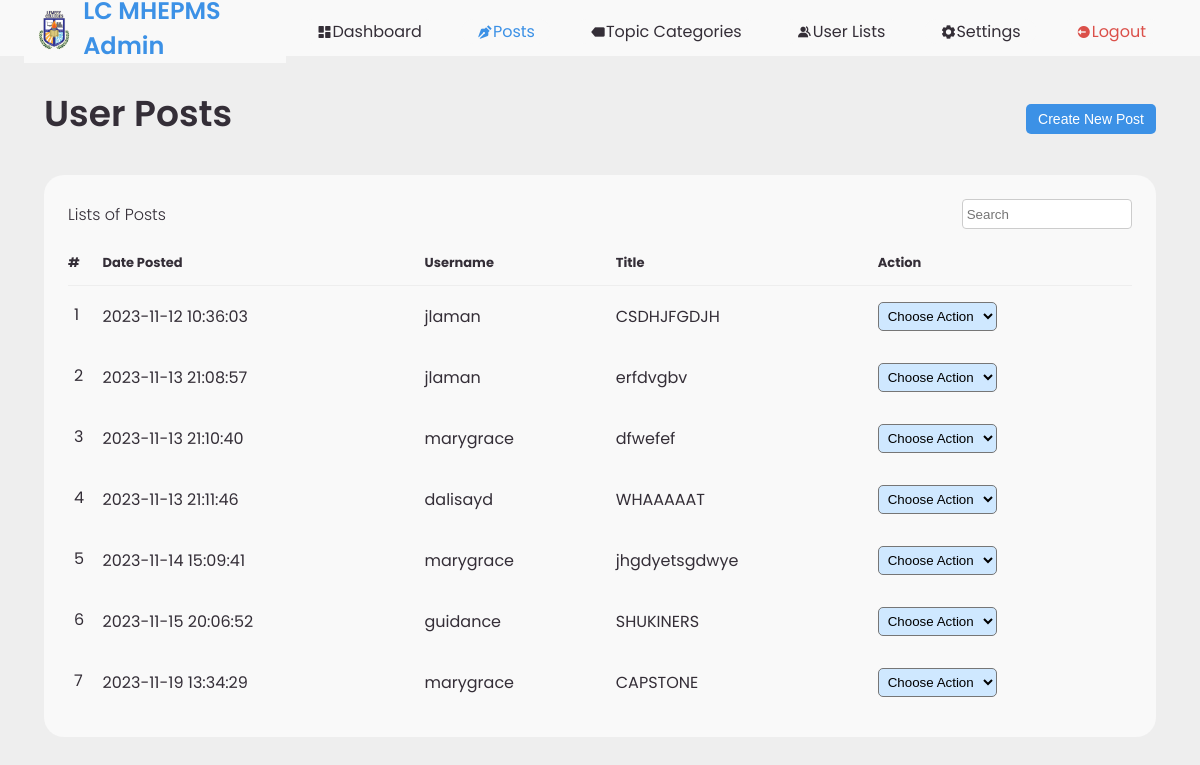
The page /Admin/posts.php on the database its author committed.
### tables this page shows
CREATE TABLE `blogs` (
  `blog_id` int(11) NOT NULL,
  `blog_category` varchar(255) NOT NULL,
  `blog_title` varchar(255) NOT NULL,
  `blog_by` varchar(255) NOT NULL,
  `blog_date` datetime NOT NULL,
  `blog_content` longtext NOT NULL
);

CREATE TABLE `user` (
  `id` int(11) NOT NULL,
  `role` varchar(255) NOT NULL,
  `date_created` varchar(255) NOT NULL,
  `first_name` varchar(255) NOT NULL,
  `last_name` varchar(255) NOT NULL,
  `username` varchar(255) NOT NULL,
  `email` varchar(255) NOT NULL,
  `password` varchar(255) NOT NULL,
  `reset_token` varchar(255) DEFAULT NULL,
  `reset_timestamp` timestamp NOT NULL DEFAULT current_timestamp() ON UPDATE current_timestamp(),
  `profile_photo` varchar(255) DEFAULT NULL
);

### Admin/posts.php (the view, shortened to what this page needs)
<?php
include '../Users/config.php';
$sql = "SELECT b.`blog_id`, b.`blog_date`, u.`username` AS `blog_by`, b.`blog_title`, b.`blog_content`
        FROM `blogs` b
        JOIN `user` u ON b.`blog_by` = u.`username`";
$result = mysqli_query($link, $sql);
?>
<!DOCTYPE html>
<html lang="en">
<head>
    <link href='https://unpkg.com/boxicons@2.0.9/css/boxicons.min.css' rel='stylesheet'>
</head>
<body>
<?php include 'admin_navbar.php'; ?>
<br>
    <section id="content">
        <main>
        <div class="head-title">
				<div class="left">
					<h1>User Posts</h1>
				</div>
                <div class="icon-container">
                    <button class="create-post-btn" onclick="location.href='posts-create.php'">Create New Post</button>
                </div>
			</div>
            <div class="table-data">
                <div class="order">
                    <div class="head">
                        <a>Lists of Posts</a>
                        <div class="icon-container">
                            <input type="text" id="searchInput" class="searchInput" placeholder=" Search" oninput="performSearch()">
                        </div>
                    </div>
                    <table>
                        <thead>
                            <tr>
                                <th>#</th>
                                <th>Date Posted</th>
                                <th>Username</th>
                                <th>Title</th>
                                <th>Action</th>
                            </tr>
                        </thead>
                        <tbody>
                            <?php
                            if(mysqli_num_rows($result) > 0){
                                $counter = 1;
                                while($row = mysqli_fetch_assoc($result)){
                                    echo "<tr>";
                                    echo "<td>" . $counter . "</td>";
                                    echo "<td>" . $row["blog_date"] . "</td>";
                                    echo "<td>" . $row["blog_by"] . "</td>";
                                    echo "<td>" . $row["blog_title"] . "</td>";
                                    echo "<td>";
                                    echo "<div class='dropdown'>";
                                    echo "<form method='post' action='".$_SERVER['PHP_SELF']."' id='deleteForm_" . $row["blog_id"] . "'>";
                                    echo "<select style='background: #CFE8FF; border-radius: 5px; padding: 5px; color: #000;' name='action' onchange='handleAction(this.value, " . $row["blog_id"] . ")'>";
                                    echo "<option value='' selected>Choose Action</option>";
                                    echo "</select>";
                                    echo "</form>";
                                    echo "</div>";
                                    echo "</td>";
                                    echo "</tr>";
                                    $counter++;
                                }
                            } else {
                                echo "<tr><td colspan='6'>No results</td></tr>";
                            }
                            ?>
                        </tbody>
                    </table>
                </div>
            </div>
        </main>
    </section>
</body>
</html>

### Admin/admin_navbar.php (shortened to what this page needs)
<!DOCTYPE html>
<html lang="en">
<head>
    <link href='https://unpkg.com/boxicons@2.0.9/css/boxicons.min.css' rel='stylesheet'>
</head>
<body>
<section id="content">
        <nav>
            <a href="../Users/homepage.php" class="brand">
                <img src="../image/lc.png"  class="logo">
                <span class="text">LC MHEPMS Admin</span>
            </a>
            <ul class="side-menu top">
                <li>
                    <a href="dashboard.php" class="nav-link">
                        <i class='bx bxs-dashboard'></i>
                        <span class="text">Dashboard</span>
                    </a>
                </li>
                <li>
                    <a class="nav-link" href="posts.php">
                        <i class='bx bxs-pen'></i>
                        <span class="text">Posts</span>
                    </a>
                </li>
                <li>
                    <a class="nav-link" href="category.php">
                        <i class='bx bxs-tag'></i>
                        <span class="text">Topic Categories</span>
                    </a>
                </li>
                <li>
                    <a class="nav-link" href="userlist.php">
                        <i class='bx bxs-group'></i>
                        <span class="text">User Lists</span>
                    </a>
                </li>
                <li>
                    <a class="nav-link" href="settings.php">
                        <i class='bx bxs-cog'></i>
                        <span class="text">Settings</span>
                    </a>
                </li>
                <li>
                    <a href="logout.php" class="logout">
                        <i class='bx bxs-log-out-circle'></i>
                        <span class="text">Logout</span>
                    </a>
                </li>
            </ul>
        </nav>
</section>

### Admin/posts.php (style rules this page uses)
* { margin: 0; padding: 0; box-sizing: border-box; }
a { text-decoration: none; }
li { list-style: none; }
:root { --poppins: 'Poppins', sans-serif; --lato: 'Lato', sans-serif; --light: #F9F9F9; --blue: #3C91E6; --light-blue: #CFE8FF; --grey: #eee; --dark-grey: #AAAAAA; --dark: #342E37; --red: #DB504A; --yellow: #FFCE26; --light-yellow: #FFF2C6; --orange: #FD7238; --light-orange: #FFE0D3; }
html { overflow-x: hidden; }
body { background: var(--grey); overflow-x: hidden; }
#content { overflow-y: auto; position: relative; }
#content main { width: calc(100% - 40px); margin: 0 auto; padding: 36px 24px; font-family: var(--poppins); max-height: calc(100vh - 56px); margin-top: 2rem; }
#content main .head-title { display: flex; align-items: center; justify-content: space-between; grid-gap: 16px; flex-wrap: wrap; }
#content main .head-title .left h1 { font-size: 36px; font-weight: 600; margin-bottom: 10px; color: var(--dark); }
#content main .table-data { display: flex; flex-wrap: wrap; grid-gap: 24px; margin-top: 24px; width: 100%; color: var(--dark); }
#content main .table-data > div { border-radius: 20px; background: var(--light); padding: 24px; overflow-x: auto; }
#content main .table-data .head { display: flex; align-items: center; grid-gap: 16px; margin-bottom: 24px; }
.create-post-btn { background-color: #3C91E6; color: #fff; border: none; border-radius: 5px; cursor: pointer; font-size: 14px; width: 130px; height: 30px; }
#content main .table-data .head .icon-container { display: flex; align-items: center; margin-right: -1rem; }
#content main .table-data .head .searchInput { border: 1px solid #ccc; border-radius: 4px; height: 30px; width: 170px; }
#content main .table-data .head a { margin-right: auto; font-size: 18x; font-weight: 300; }
#content main .table-data .order { flex-grow: 1; flex-basis: 500px; }
#content main .table-data .order table { width: 100%; border-collapse: collapse; }
#content main .table-data .order table th { padding-bottom: 12px; font-size: 13px; text-align: left; border-bottom: 1px solid var(--grey); }
#content main .table-data .order table td { padding: 16px 0; }
#content main .table-data .order table tr td:first-child { display: flex; align-items: center; grid-gap: 12px; padding-left: 6px; }

### Admin/admin_navbar.php (style rules this page uses)
* { margin: 0; padding: 0; box-sizing: border-box; }
a { text-decoration: none; }
li { list-style: none; }
:root { --poppins: 'Poppins', sans-serif; --light: #F9F9F9; --blue: #3C91E6; --light-blue: #CFE8FF; --grey: #eee; --dark-grey: #AAAAAA; --dark: #342E37; --red: #DB504A; --yellow: #FFCE26; --light-yellow: #FFF2C6; --orange: #FD7238; --light-orange: #FFE0D3; --green: #30ee59; --light-green: #90e9a4; }
html { overflow-x: hidden; }
body { background: var(--grey); overflow-x: hidden; margin: 0; margin-bottom: 0; }
#content { position: relative; width: 100%; transition: .3s ease; margin-left: 0; margin-bottom: 0; }
#content nav { height: 56px; background: var(--light); padding: 0 24px; display: flex; align-items: center; font-family: var(--poppins); position: fixed; top: 0; left: 0; z-index: 1000; width: 100%; }
#content nav a { color: var(--dark); margin-right: 5px; }
#content nav .nav-link { font-size: 16px; transition: .3s ease; }
#content nav .nav-link.active { color: var(--blue); }
#content .side-menu { display: flex; align-items: center; margin-left: auto; margin-top: 10px; }
#content .side-menu li { height: 48px; background: transparent; margin-right: 5px; margin-left: 5px; padding: 4px; margin-top: 12px; }
#content .side-menu li a { background: var(--light); display: flex; align-items: center; padding: 0 16px; border-radius: 48px; font-size: 16px; color: var(--dark); white-space: nowrap; overflow-x: hidden; }
#content .side-menu li a.logout { color: var(--red); }
#content .side-menu li a .bx { display: flex; justify-content: center; }
#content .logo { width: 40px; margin-right: 0.6rem; margin-top: 0.3rem; margin-left: 0.6rem; }
#content .brand { font-size: 24px; font-weight: 600; display: flex; align-items: center; color: var(--blue); top: 0; left: 0; background: var(--light); z-index: 1000; box-sizing: content-box; }

### rows shown on the page
blogs: blog_date "2023-11-12 10:36:03", user.username "jlaman", blog_title "CSDHJFGDJH"
blogs: blog_date "2023-11-13 21:08:57", user.username "jlaman", blog_title "erfdvgbv"
blogs: blog_date "2023-11-13 21:10:40", user.username "marygrace", blog_title "dfwefef"
blogs: blog_date "2023-11-13 21:11:46", user.username "dalisayd", blog_title "WHAAAAAT"
blogs: blog_date "2023-11-14 15:09:41", user.username "marygrace", blog_title "jhgdyetsgdwye"
blogs: blog_date "2023-11-15 20:06:52", user.username "guidance", blog_title "SHUKINERS"
blogs: blog_date "2023-11-19 13:34:29", user.username "marygrace", blog_title "CAPSTONE"
